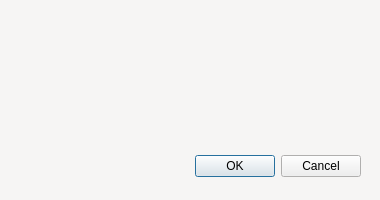
<?xml version="1.0" encoding="UTF-8"?>
<ui version="4.0">
 <class>Dialog</class>
 <widget class="QDialog" name="Dialog">
  <property name="geometry">
   <rect>
    <x>0</x>
    <y>0</y>
    <width>380</width>
    <height>200</height>
   </rect>
  </property>
  <property name="palette">
   <palette>
    <active>
     <colorrole role="Base">
      <brush brushstyle="SolidPattern">
       <color alpha="255">
        <red>255</red>
        <green>255</green>
        <blue>255</blue>
       </color>
      </brush>
     </colorrole>
     <colorrole role="Window">
      <brush brushstyle="SolidPattern">
       <color alpha="255">
        <red>246</red>
        <green>245</green>
        <blue>244</blue>
       </color>
      </brush>
     </colorrole>
     <colorrole role="Shadow">
      <brush brushstyle="SolidPattern">
       <color alpha="255">
        <red>154</red>
        <green>153</green>
        <blue>150</blue>
       </color>
      </brush>
     </colorrole>
    </active>
    <inactive>
     <colorrole role="Base">
      <brush brushstyle="SolidPattern">
       <color alpha="255">
        <red>252</red>
        <green>252</green>
        <blue>252</blue>
       </color>
      </brush>
     </colorrole>
     <colorrole role="Window">
      <brush brushstyle="SolidPattern">
       <color alpha="255">
        <red>246</red>
        <green>245</green>
        <blue>244</blue>
       </color>
      </brush>
     </colorrole>
     <colorrole role="Shadow">
      <brush brushstyle="SolidPattern">
       <color alpha="255">
        <red>154</red>
        <green>153</green>
        <blue>150</blue>
       </color>
      </brush>
     </colorrole>
    </inactive>
    <disabled>
     <colorrole role="Base">
      <brush brushstyle="SolidPattern">
       <color alpha="255">
        <red>246</red>
        <green>245</green>
        <blue>244</blue>
       </color>
      </brush>
     </colorrole>
     <colorrole role="Window">
      <brush brushstyle="SolidPattern">
       <color alpha="255">
        <red>246</red>
        <green>245</green>
        <blue>244</blue>
       </color>
      </brush>
     </colorrole>
     <colorrole role="Shadow">
      <brush brushstyle="SolidPattern">
       <color alpha="255">
        <red>154</red>
        <green>153</green>
        <blue>150</blue>
       </color>
      </brush>
     </colorrole>
    </disabled>
   </palette>
  </property>
  <property name="mouseTracking">
   <bool>true</bool>
  </property>
  <property name="windowTitle">
   <string>Dialog</string>
  </property>
  <property name="autoFillBackground">
   <bool>true</bool>
  </property>
  <property name="modal">
   <bool>true</bool>
  </property>
  <widget class="QDialogButtonBox" name="buttonBox">
   <property name="geometry">
    <rect>
     <x>20</x>
     <y>150</y>
     <width>341</width>
     <height>32</height>
    </rect>
   </property>
   <property name="orientation">
    <enum>Qt::Horizontal</enum>
   </property>
   <property name="standardButtons">
    <set>QDialogButtonBox::Cancel|QDialogButtonBox::Ok</set>
   </property>
  </widget>
 </widget>
 <resources/>
 <connections>
  <connection>
   <sender>buttonBox</sender>
   <signal>accepted()</signal>
   <receiver>Dialog</receiver>
   <slot>accept()</slot>
   <hints>
    <hint type="sourcelabel">
     <x>248</x>
     <y>254</y>
    </hint>
    <hint type="destinationlabel">
     <x>157</x>
     <y>274</y>
    </hint>
   </hints>
  </connection>
  <connection>
   <sender>buttonBox</sender>
   <signal>rejected()</signal>
   <receiver>Dialog</receiver>
   <slot>reject()</slot>
   <hints>
    <hint type="sourcelabel">
     <x>316</x>
     <y>260</y>
    </hint>
    <hint type="destinationlabel">
     <x>286</x>
     <y>274</y>
    </hint>
   </hints>
  </connection>
 </connections>
</ui>
